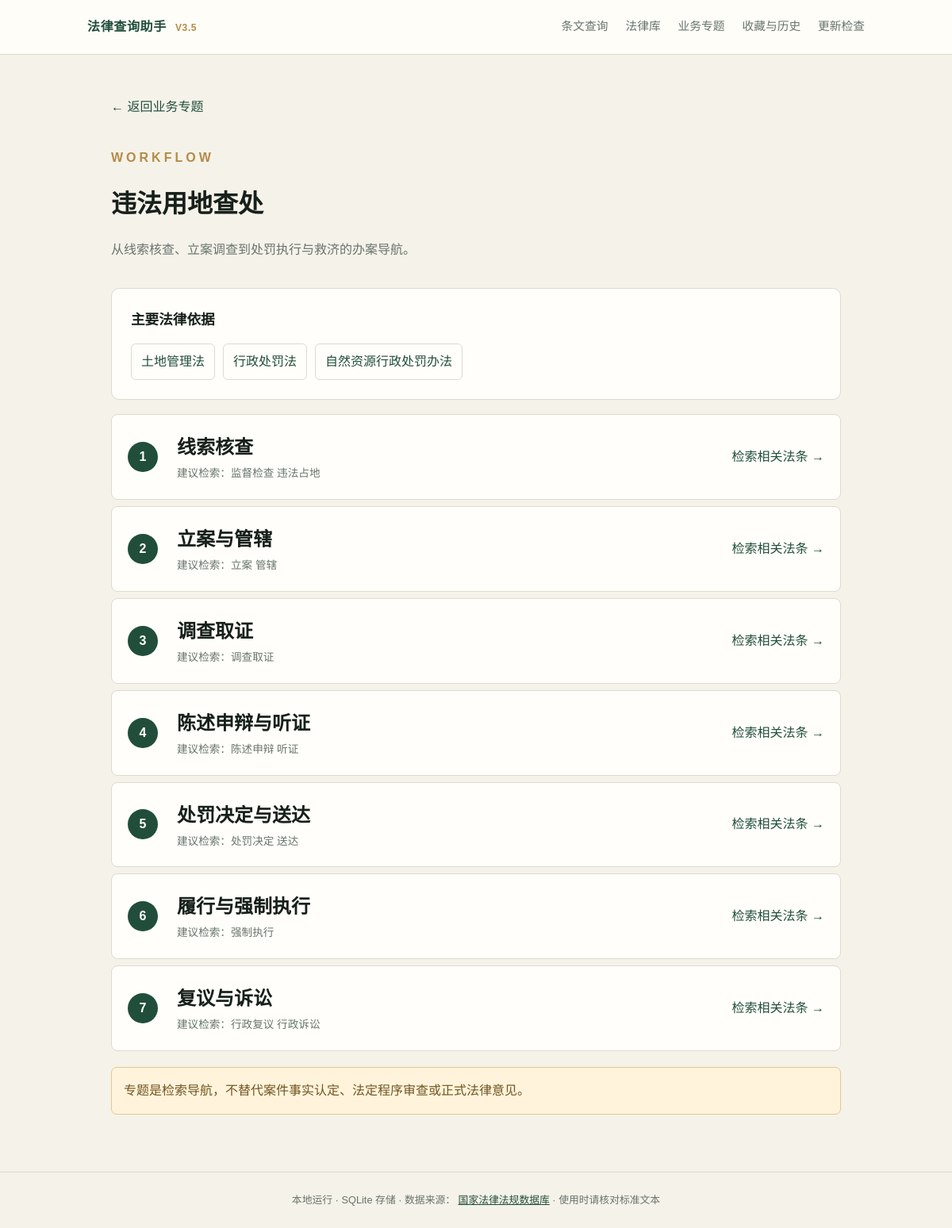
/topics/illegal-land-use, run on the app's committed database.
### tables this page shows
CREATE TABLE laws (
    id INTEGER PRIMARY KEY AUTOINCREMENT,
    slug TEXT NOT NULL UNIQUE,
    title TEXT NOT NULL,
    short_name TEXT NOT NULL DEFAULT '',
    issuing_authority TEXT NOT NULL DEFAULT '',
    jurisdiction TEXT NOT NULL DEFAULT '中国',
    category TEXT NOT NULL DEFAULT '法律',
    status TEXT NOT NULL DEFAULT 'effective',
    promulgation_date TEXT,
    effective_date TEXT,
    expiry_date TEXT,
    source_url TEXT NOT NULL DEFAULT '',
    description TEXT NOT NULL DEFAULT '',
    created_at TEXT NOT NULL DEFAULT CURRENT_TIMESTAMP,
    updated_at TEXT NOT NULL DEFAULT CURRENT_TIMESTAMP
);

### app.py (the view)
    @app.get("/topics/<topic_slug>")
    def topic_detail(topic_slug: str):
        topic = TOPIC_BY_SLUG.get(topic_slug)
        if topic is None:
            abort(404)
        placeholders = ",".join("?" for _ in topic["laws"])
        laws = get_db().execute(
            f"SELECT * FROM laws WHERE slug IN ({placeholders}) ORDER BY category, title",
            topic["laws"],
        ).fetchall()
        return render_template("topic_detail.html", topic=topic, laws=laws)

### db.py (called while the page is built)
def get_db() -> sqlite3.Connection:
    if "db" not in g:
        db_path = Path(current_app.config["DATABASE"])
        db_path.parent.mkdir(parents=True, exist_ok=True)
        g.db = sqlite3.connect(db_path)
        g.db.row_factory = sqlite3.Row
        g.db.execute("PRAGMA foreign_keys = ON")
    return g.db

### templates/topic_detail.html (shortened to what this page needs)
{% extends "base.html" %}
{% block content %}
  <a class="back" href="{{ url_for('topic_library') }}">← 返回业务专题</a>
  <div class="page-title compact"><p class="eyebrow">WORKFLOW</p><h1>{{ topic['title'] }}</h1><p>{{ topic['summary'] }}</p></div>
  <section class="panel">
    <h2>主要法律依据</h2><div class="related-links">{% for law in laws %}<a href="{{ url_for('law_detail', law_slug=law['slug']) }}">{{ law['short_name'] or law['title'] }}</a>{% endfor %}</div>
  </section>
  <section class="workflow-list">
    {% for label, keywords in topic['steps'] %}
      <div class="workflow-step"><span>{{ loop.index }}</span><div><h2>{{ label }}</h2><p>建议检索：{{ keywords }}</p></div><a href="{{ url_for('index', q=keywords) }}">检索相关法条 →</a></div>
    {% endfor %}
  </section>
  <div class="notice-box">专题是检索导航，不替代案件事实认定、法定程序审查或正式法律意见。</div>
{% endblock %}

### static/style.css (style rules this page uses)
:root { --ink: #17201b; --muted: #68746d; --paper: #f5f2e9; --card: #fffefa; --green: #214e3b; --gold: #b68b46; --line: #dedacf; }
* { box-sizing: border-box; }
body { margin: 0; color: var(--ink); background: var(--paper); font-family: "Microsoft YaHei", "PingFang SC", sans-serif; line-height: 1.75; }
.eyebrow { color: var(--gold); font-weight: 700; letter-spacing: .25em; }
.tips div, .panel, .article-card, .empty { background: var(--card); border: 1px solid var(--line); border-radius: 10px; padding: 24px; }
.back { display: inline-block; margin-bottom: 20px; color: var(--green); text-decoration: none; }
.panel { margin-top: 18px; }
.panel h2 { font-size: 1.1rem; margin-top: 0; }
.related-links { display: flex; flex-wrap: wrap; gap: 10px; }
.related-links a, .unavailable { padding: 8px 12px; border: 1px solid var(--line); border-radius: 6px; color: var(--green); text-decoration: none; }
.page-title { margin-bottom: 34px; }
.page-title h1 { font-family: SimSun, serif; font-size: 2.5rem; margin: 5px 0; }
.page-title p:last-child { color: var(--muted); }
.page-title.compact h1 { font-size: 2rem; }
.workflow-list { margin-top: 18px; }
.workflow-step { display: grid; grid-template-columns: 46px 1fr auto; gap: 16px; align-items: center; padding: 20px; margin: 8px 0; background: var(--card); border: 1px solid var(--line); border-radius: 8px; }
.workflow-step > span { display: grid; place-items: center; width: 38px; height: 38px; border-radius: 50%; background: var(--green); color: white; font-weight: 700; }
.workflow-step h2, .workflow-step p { margin: 0; }
.workflow-step p { color: var(--muted); font-size: .85rem; }
.workflow-step a { color: var(--green); text-decoration: none; }
.notice-box { margin-top: 20px; padding: 15px; background: #fff4db; border: 1px solid #e3c88f; border-radius: 7px; color: #725421; }

### data on the page
laws: short_name "土地管理法"
laws: short_name "行政处罚法"
laws: short_name "自然资源行政处罚办法"

### other printed values
{{ topic['title'] }} "违法用地查处"
{{ topic['summary'] }} "从线索核查、立案调查到处罚执行与救济的办案导航。"
{{ label }} "线索核查" "立案与管辖" "调查取证" "陈述申辩与听证" "处罚决定与送达" "履行与强制执行" "复议与诉讼"
{{ keywords }} "监督检查 违法占地" "立案 管辖" "调查取证" "陈述申辩 听证" "处罚决定 送达" "强制执行" "行政复议 行政诉讼"
